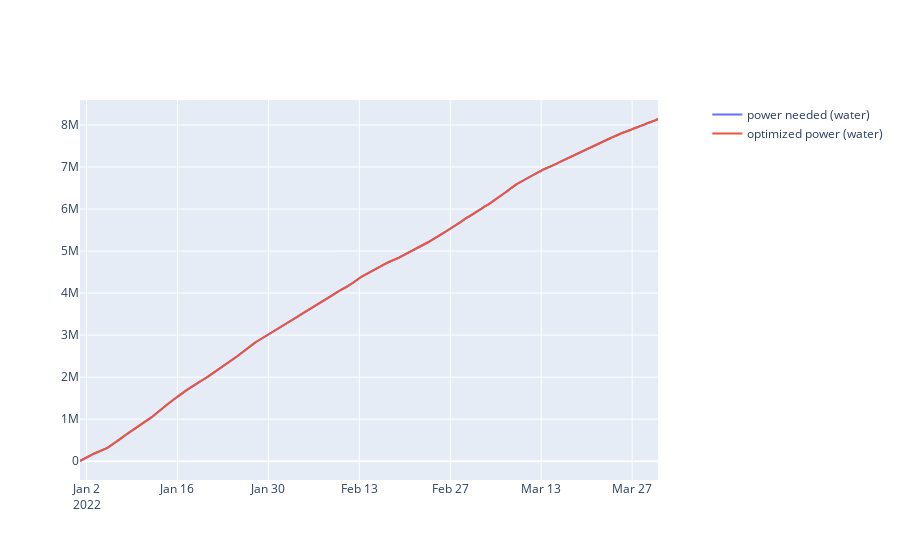

Notebook code for this chart:
### Code cell
# check visually if needed power equals optimized power supply for every period -> lines have to match exactly
fig = make_subplots(specs=[[{"secondary_y": True}]])

fig.add_trace(go.Scatter(x = df_per.date, y = df_per.energy_needed_water.cumsum(), name='power needed (water)', mode='lines'),  secondary_y=False)
fig.add_trace(go.Scatter(x = df_per.date, y = P_w.sum(0).cumsum(), name='optimized power (water)', mode='lines'),  secondary_y=False)

### Figure 1 — Plotly figure (JSON) as saved in the notebook; plotly's stock layout.template omitted (floating-point values rounded to 4 significant figures; data arrays with more than 128 entries replaced by an {"elided": "..."} marker saying what was removed)
{"data": [{"mode": "lines", "name": "power needed (water)", "x": {"elided": "2137 str values"}, "y": {"elided": "2137 float values"}, "type": "scatter", "xaxis": "x", "yaxis": "y"}, {"mode": "lines", "name": "optimized power (water)", "x": {"elided": "2137 str values"}, "y": {"elided": "2137 float values"}, "type": "scatter", "xaxis": "x", "yaxis": "y"}], "layout": {"xaxis": {"anchor": "y", "domain": [0.0, 0.94]}, "yaxis": {"anchor": "x", "domain": [0.0, 1.0]}, "yaxis2": {"anchor": "x", "overlaying": "y", "side": "right"}}}
